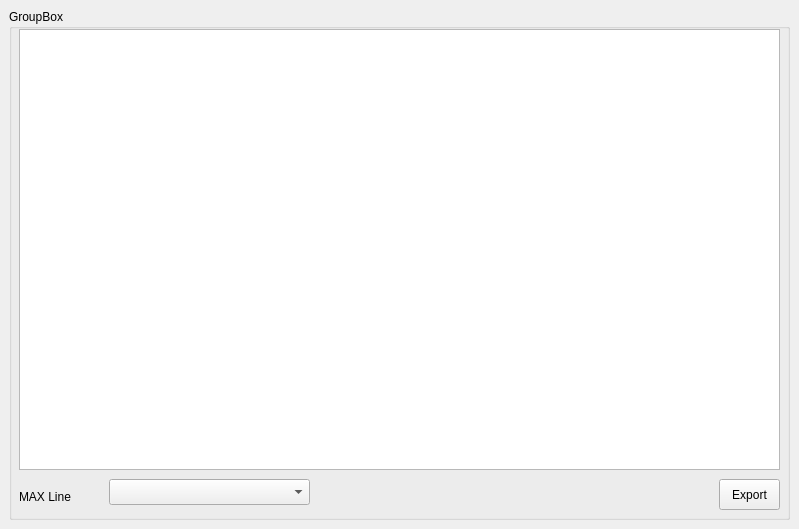
    <widget class="QWidget" name="Log">
     <attribute name="title">
      <string>Log</string>
     </attribute>
     <widget class="QGroupBox" name="groupBox_7">
      <property name="geometry">
       <rect>
        <x>9</x>
        <y>9</y>
        <width>781</width>
        <height>511</height>
       </rect>
      </property>
      <property name="title">
       <string>GroupBox</string>
      </property>
      <widget class="QTextBrowser" name="textBrowser">
       <property name="geometry">
        <rect>
         <x>10</x>
         <y>20</y>
         <width>761</width>
         <height>441</height>
        </rect>
       </property>
      </widget>
      <widget class="QPushButton" name="Export_Btn_LOG">
       <property name="geometry">
        <rect>
         <x>710</x>
         <y>470</y>
         <width>61</width>
         <height>31</height>
        </rect>
       </property>
       <property name="text">
        <string>Export</string>
       </property>
      </widget>
      <widget class="QLabel" name="label_80">
       <property name="geometry">
        <rect>
         <x>10</x>
         <y>480</y>
         <width>81</width>
         <height>16</height>
        </rect>
       </property>
       <property name="text">
        <string>MAX Line</string>
       </property>
      </widget>
      <widget class="QComboBox" name="combobox_Limit">
       <property name="geometry">
        <rect>
         <x>100</x>
         <y>470</y>
         <width>201</width>
         <height>26</height>
        </rect>
       </property>
      </widget>
     </widget>
    </widget>
